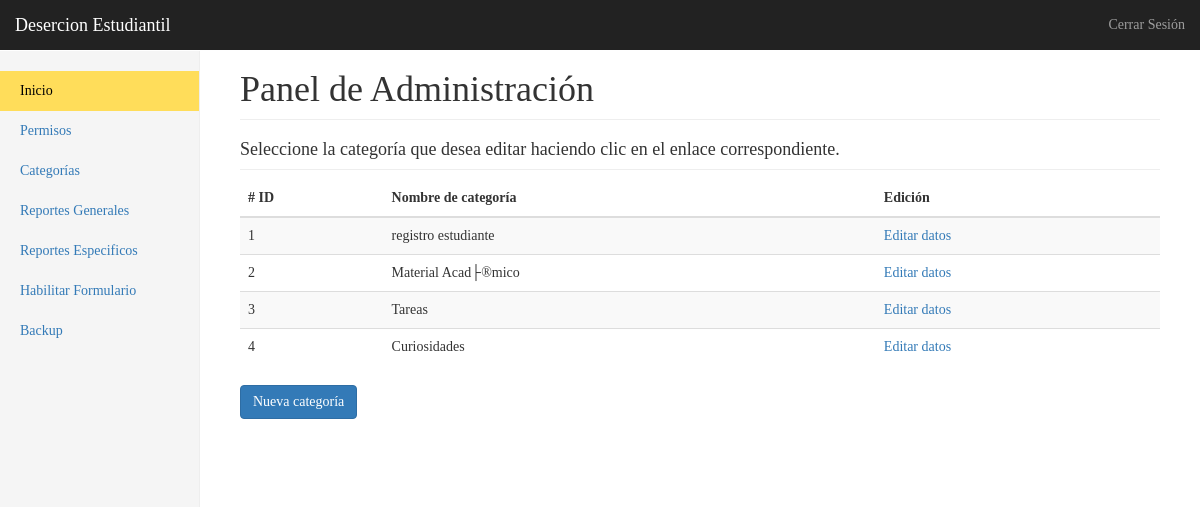
/admin/categorias.php (signed in), run on an earlier commit of the app's database.
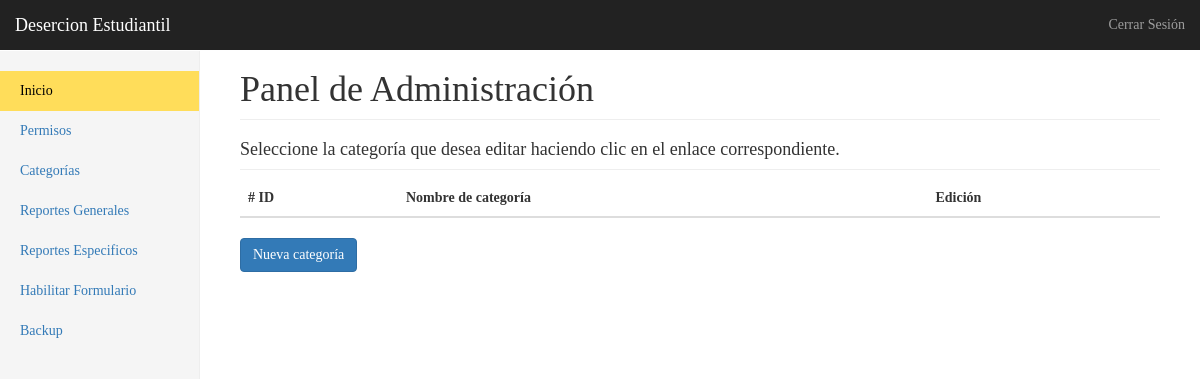
And on a later commit of the database.
### tables this page shows
CREATE TABLE categorias(
	ID_Categoria int AUTO_INCREMENT PRIMARY KEY,
	categoria varchar(45) NOT NULL,
	descripcion varchar(255) NOT NULL,
	ruta varchar(40) NOT NULL
);

### scripts/funciones.php (called while the page is built, shortened)
<?php
	$conexion = null;
	function getTodasCategorias()
	{
		global $conexion;
		$respuesta = mysqli_query($conexion, "SELECT * FROM categorias");
		$respuestas_array = array();
		while ($fila = $respuesta->fetch_row())
		  $respuestas_array[] = $fila;
		return $respuestas_array;
	}
?>

### admin/categorias.php (the view, shortened to what this page needs)
<?php
  require '../scripts/funciones.php';
  $categorias = getTodasCategorias();
?>
<!DOCTYPE html>
<html lang="es">
  <head>
    <link rel="stylesheet" href="https://maxcdn.bootstrapcdn.com/bootstrap/3.3.2/css/bootstrap.min.css">
    <link rel="stylesheet" href="../css/graficas.css">
    <link href="../css/dashboard.css" rel="stylesheet">
  </head>
  <body>
    <?php include 'menu-superior.php'; ?>
    <div class="container-fluid">
      <div class="row">
        <?php include 'menu-lateral.php'; ?>
        <div class="col-sm-9 col-sm-offset-3 col-md-10 col-md-offset-2 main">
          <h1 class="page-header">Panel de Administración</h1>
          <h4 class="sub-header">Seleccione la categoría que desea editar haciendo clic en el enlace correspondiente.</h4>
          <div class="table-responsive">
            <table class="table table-striped">
              <thead>
                <tr>
                  <th># ID</th>
                  <th>Nombre de categoría</th>
                  <th>Edición</th>
                </tr>
              </thead>
              <tbody>
        <?php foreach( $categorias as $categoria ): ?>
                <tr>
                  <td><?= $categoria[0] ?></td>
                  <td><?= $categoria[1] ?></td>
                  <td><a href="./editarCategoria.php?id=<?= $categoria[0] ?>">Editar datos</a></td>
                </tr>
        <?php endforeach ?>
              </tbody>
            </table>
          </div>
          <a href="./index1.php" class="btn btn-primary">Nueva categoría</button>
        </div>
      </div>
    </div>
  </body>
</html>

### admin/menu-superior.php (shortened to what this page needs)
<nav class="navbar navbar-inverse navbar-fixed-top">
  <div class="container-fluid">
    <div class="navbar-header">
      <a class="navbar-brand" href="#">Desercion Estudiantil</a>
    </div>
    <div id="navbar" class="navbar-collapse collapse">
      <ul class="nav navbar-nav navbar-right">
        <li><a href="#"></a></a></li>
        <li><a href="../scripts/cerrar-sesion.php">Cerrar Sesión</a></li>
      </ul>
    </div>
  </div>
</nav>

What changed in the data, as far as the page shows it:
removed categorias: ID_Categoria "1", categoria "registro estudiante"
removed categorias: ID_Categoria "2", categoria "Material Acad├®mico"
removed categorias: ID_Categoria "3", categoria "Tareas"
removed categorias: ID_Categoria "4", categoria "Curiosidades"
